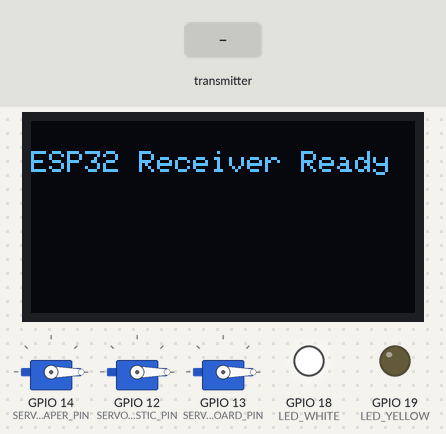
A sketch run on a simulated ESP32. Parts: 3 × servo, 128×64 one-colour display, output pins drawn as LEDs (lit = HIGH). The test bench sets the inputs (shaded band). What the sketch prints to the serial monitor is not drawn.

Above: at 1.2 s.
1.3 s: the transmitter starts sending binType = Paper
At 2.3 s:
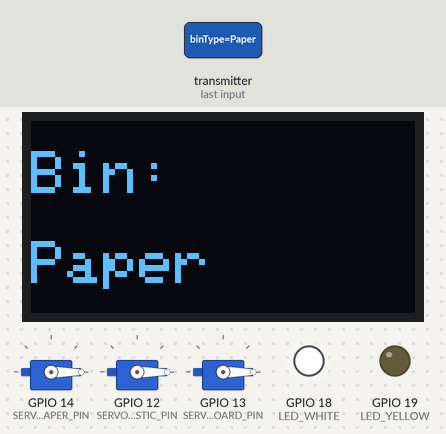
2.8 s: the transmitter starts sending binType = Plastic
At 10.5 s:
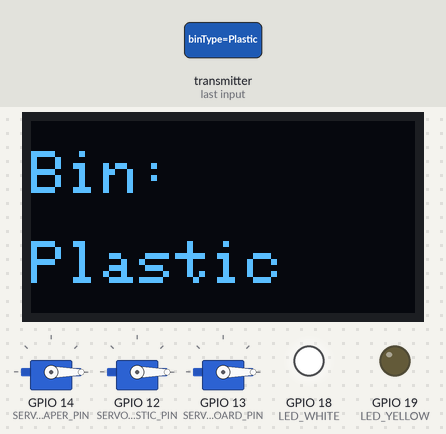
Timing chart, 0 to 15.5 s (numbered marks = the images above; inputs shaded):
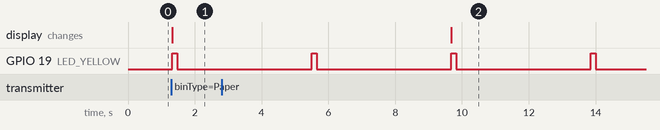

Measured:
- after the input at 1.3 s, GPIO 19 (LED_YELLOW): LOW → HIGH at once, → LOW 0.15 s later; the display: changes at once (image 1)
- after the input at 2.8 s, the display: changes after 6.9 s (image 2)

The sketch:

ESP32WSCOM.ino
```cpp
#include <WiFi.h>
#include <esp_now.h>
#include <Wire.h>
#include <Adafruit_SSD1306.h>
#include <ESP32Servo.h>

// ---------------- OLED CONFIG ----------------
#define SCREEN_WIDTH 128
#define SCREEN_HEIGHT 64
Adafruit_SSD1306 display(SCREEN_WIDTH, SCREEN_HEIGHT, &Wire, -1);

// ---------------- LED PINS ----------------
#define LED_WHITE 18   // Power indicator
#define LED_YELLOW 19  // Blinks when message received

// ---------------- SERVO PINS ----------------
#define SERVO_PAPER_PIN     14
#define SERVO_PLASTIC_PIN   12
#define SERVO_CARDBOARD_PIN 13

String detectedWaste = "";

Servo servoPaper;
Servo servoPlastic;
Servo servoCardboard;

// ---------------- MESSAGE STRUCT ----------------
typedef struct struct_message {
  char binType[32];
} struct_message;

struct_message incomingMessage;

// ---------------- HELPER FUNCTIONS ----------------
void blinkActivityLED() {
  digitalWrite(LED_YELLOW, HIGH);
  delay(150);
  digitalWrite(LED_YELLOW, LOW);
}

void displayBin(String bin) {
  display.clearDisplay();
  display.setTextSize(2);
  display.setTextColor(SSD1306_WHITE);
  display.setCursor(0, 10);
  display.println("Bin:");
  display.setTextSize(2);
  display.setCursor(0, 40);
  display.println(bin);
  display.display();
}

void moveServo(Servo &servo) {
  servo.write(180);
  delay(2000);
  servo.write(0);
  delay(2000);
}

// ---------------- CALLBACK FUNCTION ----------------
void OnDataRecv(const esp_now_recv_info *info, const uint8_t *incomingData, int len) {
  memcpy(&incomingMessage, incomingData, sizeof(incomingMessage));
  String bin = String(incomingMessage.binType);

  Serial.print("Received from: ");
  for (int i = 0; i < 6; i++) {
    Serial.printf("%02X", info->src_addr[i]);
    if (i < 5) Serial.print(":");
  }
  Serial.println();

  Serial.print("Received bin type: ");
  Serial.println(bin);

  displayBin(bin);
  blinkActivityLED();

  // Move corresponding servo
  if (bin.equalsIgnoreCase("Paper")) {
    moveServo(servoPaper);
  } else if (bin.equalsIgnoreCase("Plastic")) {
    moveServo(servoPlastic);
  } else if (bin.equalsIgnoreCase("Cardboard")) {
    moveServo(servoCardboard);
  }
}

// ---------------- SETUP ----------------
void setup() {
  Serial.begin(115200);
  WiFi.mode(WIFI_STA);

  // LED setup
  pinMode(LED_WHITE, OUTPUT);
  pinMode(LED_YELLOW, OUTPUT);
  digitalWrite(LED_WHITE, HIGH); // Power ON indicator

  // Servo setup
  servoPaper.attach(SERVO_PAPER_PIN);
  servoPlastic.attach(SERVO_PLASTIC_PIN);
  servoCardboard.attach(SERVO_CARDBOARD_PIN);
  servoPaper.write(0);
  servoPlastic.write(0);
  servoCardboard.write(0);


  // OLED setup
  if (!display.begin(SSD1306_SWITCHCAPVCC, 0x3C)) {
    Serial.println("OLED failed to initialize!");
    for (;;);
  }
  display.clearDisplay();
  display.setTextSize(1);
  display.setTextColor(SSD1306_WHITE);
  display.setCursor(0, 10);
  display.println("ESP32 Receiver Ready");
  display.display();

  // ESP-NOW initialization
  if (esp_now_init() != ESP_OK) {
    Serial.println("Error initializing ESP-NOW");
    return;
  }

  // Register callback
  esp_now_register_recv_cb(OnDataRecv);

  Serial.println("ESP-NOW Receiver Initialized.");
  Serial.print("Receiver MAC Address: ");
  Serial.println(WiFi.macAddress());
}

// ====== Loop ======
void loop() {
  // Simulate a detected waste type for testing
  // Replace this section with your ESP32-CAM detection input
  if (Serial.available()) {
    detectedWaste = Serial.readStringUntil('\n');
    detectedWaste.trim();
  }

  if (detectedWaste == "paper") {
    Serial.println("🧾 Paper detected! Opening paper bin...");
    openBin(servoPaper);
  }
  else if (detectedWaste == "plastic") {
    Serial.println("🧴 Plastic detected! Opening plastic bin...");
    openBin(servoPlastic);
  }
  else if (detectedWaste == "cardboard") {
    Serial.println("📦 Cardboard detected! Opening cardboard bin...");
    openBin(servoCardboard);
  }

  delay(100); // small delay for serial stability
}

// ====== Function: Open and close bin ======
void openBin(Servo &binServo) {
  binServo.write(90);   // open position
  delay(2000);          // keep bin open for 2 seconds
  binServo.write(0);    // close bin
  delay(500);           // brief pause
}
```
